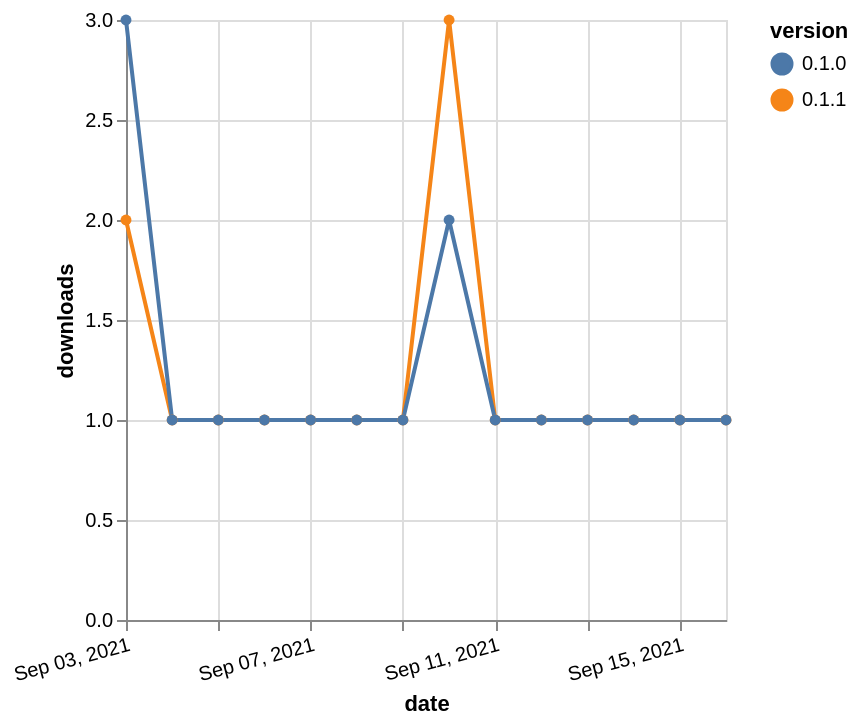

Describe this chart as a Vega-Lite specification.
### Vega-Lite specification from a JSON file in a GitHub repository (floating-point values rounded to 4 significant figures)
{"$schema": "https://vega.github.io/schema/vega-lite/v5.json", "description": "A simple bar chart with embedded data.", "data": {"values": [{"date": "2021-09-03", "total": 24, "delta": 2, "version": "0.1.1"}, {"date": "2021-09-04", "total": 25, "delta": 1, "version": "0.1.1"}, {"date": "2021-09-05", "total": 26, "delta": 1, "version": "0.1.1"}, {"date": "2021-09-06", "total": 27, "delta": 1, "version": "0.1.1"}, {"date": "2021-09-07", "total": 28, "delta": 1, "version": "0.1.1"}, {"date": "2021-09-08", "total": 29, "delta": 1, "version": "0.1.1"}, {"date": "2021-09-09", "total": 30, "delta": 1, "version": "0.1.1"}, {"date": "2021-09-10", "total": 33, "delta": 3, "version": "0.1.1"}, {"date": "2021-09-11", "total": 34, "delta": 1, "version": "0.1.1"}, {"date": "2021-09-12", "total": 35, "delta": 1, "version": "0.1.1"}, {"date": "2021-09-13", "total": 36, "delta": 1, "version": "0.1.1"}, {"date": "2021-09-14", "total": 37, "delta": 1, "version": "0.1.1"}, {"date": "2021-09-15", "total": 38, "delta": 1, "version": "0.1.1"}, {"date": "2021-09-16", "total": 39, "delta": 1, "version": "0.1.1"}, {"date": "2021-09-03", "total": 29, "delta": 3, "version": "0.1.0"}, {"date": "2021-09-04", "total": 30, "delta": 1, "version": "0.1.0"}, {"date": "2021-09-05", "total": 31, "delta": 1, "version": "0.1.0"}, {"date": "2021-09-06", "total": 32, "delta": 1, "version": "0.1.0"}, {"date": "2021-09-07", "total": 33, "delta": 1, "version": "0.1.0"}, {"date": "2021-09-08", "total": 34, "delta": 1, "version": "0.1.0"}, {"date": "2021-09-09", "total": 35, "delta": 1, "version": "0.1.0"}, {"date": "2021-09-10", "total": 37, "delta": 2, "version": "0.1.0"}, {"date": "2021-09-11", "total": 38, "delta": 1, "version": "0.1.0"}, {"date": "2021-09-12", "total": 39, "delta": 1, "version": "0.1.0"}, {"date": "2021-09-13", "total": 40, "delta": 1, "version": "0.1.0"}, {"date": "2021-09-14", "total": 41, "delta": 1, "version": "0.1.0"}, {"date": "2021-09-15", "total": 42, "delta": 1, "version": "0.1.0"}, {"date": "2021-09-16", "total": 43, "delta": 1, "version": "0.1.0"}]}, "width": "container", "mark": {"type": "line", "point": {"filled": true}}, "encoding": {"x": {"field": "date", "type": "temporal", "timeUnit": "yearmonthdate", "title": "date", "axis": {"labelAngle": -15}}, "y": {"field": "delta", "type": "quantitative", "title": "downloads"}, "color": {"field": "version", "type": "nominal"}, "tooltip": {"field": "delta"}}}
